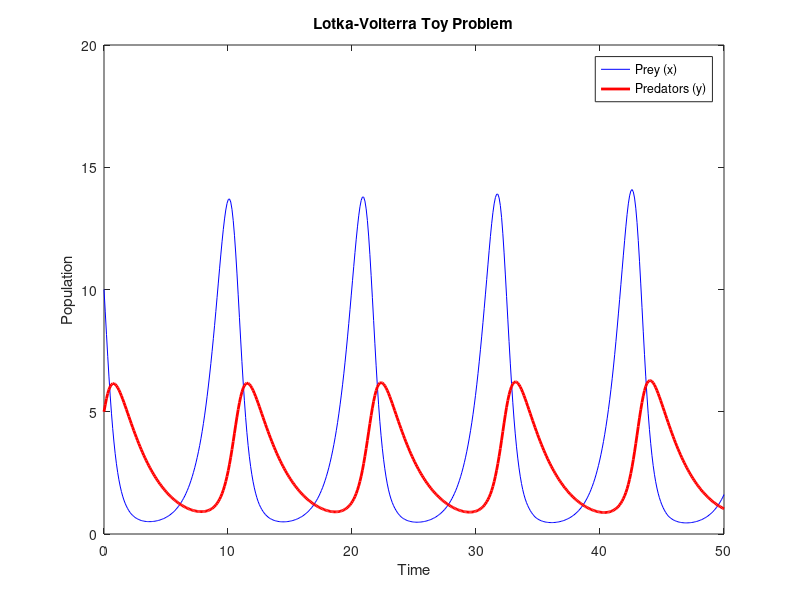

Recreate this plot in MATLAB.
% 2D nonlinear

% x is prey and y is pred
% x' = ax - bxy
% y' = dxy - gy




% Parameters
alpha = 1.1; beta = 0.4;
delta = 0.1; gamma = 0.4;
params = [alpha, beta, delta, gamma];

% Time span and initial conditions [Prey, Predators]
tspan = linspace(0, 50, 500);
y0 = [10, 5]; 

% Solve the system
[t, sol] = ode45(@(t, y) [params(1)*y(1) - params(2)*y(1)*y(2); ...
                          params(3)*y(1)*y(2) - params(4)*y(2)], tspan, y0);

% Plot the "Analytical Truth"
plot(t, sol(:,1), 'b', t, sol(:,2), 'r', 'LineWidth', 2);
legend('Prey (x)', 'Predators (y)');
xlabel('Time'); ylabel('Population');
title('Lotka-Volterra Toy Problem');
